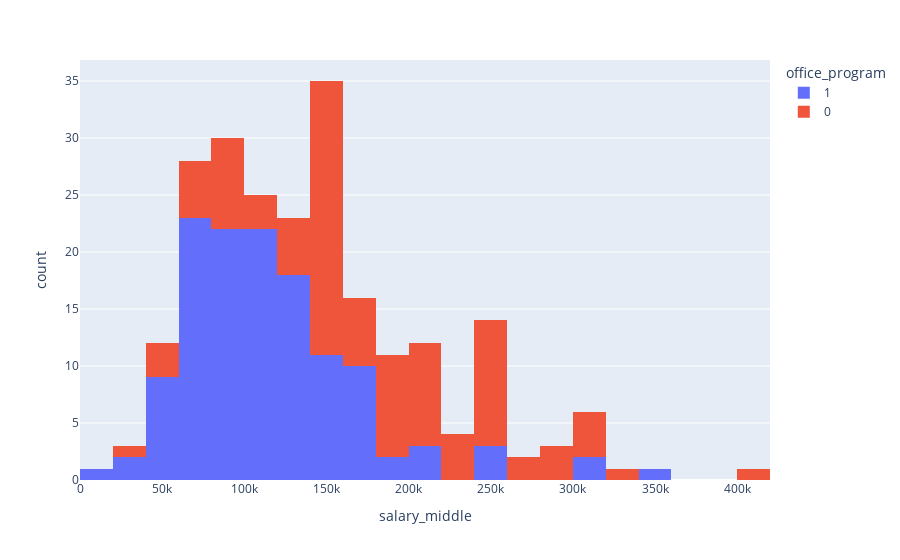

The notebook cell this image was saved under:
### Code cell
import plotly_express as px
import seaborn as sns
import matplotlib.pyplot as plt
import matplotlib.ticker as ticker


px.histogram(df_for_eda, x='salary_middle', color='office_program')

### Figure 1 — Plotly figure (JSON) as saved in the notebook; plotly's stock layout.template omitted (floating-point values rounded to 4 significant figures; data arrays with more than 128 entries replaced by an {"elided": "..."} marker saying what was removed)
{"data": [{"alignmentgroup": "True", "bingroup": "x", "hovertemplate": "office_program=1<br>salary_middle=%{x}<br>count=%{y}<extra></extra>", "legendgroup": "1", "marker": {"color": "#636efa", "pattern": {"shape": ""}}, "name": "1", "offsetgroup": "1", "orientation": "v", "showlegend": true, "type": "histogram", "x": {"elided": "129 int values"}, "xaxis": "x", "yaxis": "y"}, {"alignmentgroup": "True", "bingroup": "x", "hovertemplate": "office_program=0<br>salary_middle=%{x}<br>count=%{y}<extra></extra>", "legendgroup": "0", "marker": {"color": "#EF553B", "pattern": {"shape": ""}}, "name": "0", "offsetgroup": "0", "orientation": "v", "showlegend": true, "type": "histogram", "x": [265000, 95000, 75000, 80000, 95000, 250000, 150000, 80000, 175000, 150000, 150000, 400000, 250000, 120000, 85000, 225000, 90000, 150000, 80000, 245000, 170000, 270000, 140000, 325000, 157000, 240000, 190000, 250000, 134000, 180400, 150000, 150000, 200000, 180000, 250000, 145000, 40000, 210000, 105000, 130000, 195000, 200000, 70000, 150000, 180000, 310000, 40000, 250000, 155000, 200000, 200000, 140000, 173000, 250000, 150000, 35000, 150000, 42500, 200000, 150000, 80000, 65000, 290000, 140000, 225000, 300000, 150000, 215000, 150000, 250000, 140000, 290000, 200000, 60000, 152500, 215000, 310000, 300000, 180000, 102500, 180000, 130000, 175000, 160000, 220000, 180000, 120000, 67500, 107000, 150000, 180000, 150000, 280000, 150000, 150000, 174000, 220000, 245000, 250000], "xaxis": "x", "yaxis": "y"}], "layout": {"barmode": "relative", "legend": {"title": {"text": "office_program"}, "tracegroupgap": 0}, "margin": {"t": 60}, "xaxis": {"anchor": "y", "domain": [0, 1], "title": {"text": "salary_middle"}}, "yaxis": {"anchor": "x", "domain": [0, 1], "title": {"text": "count"}}}}
